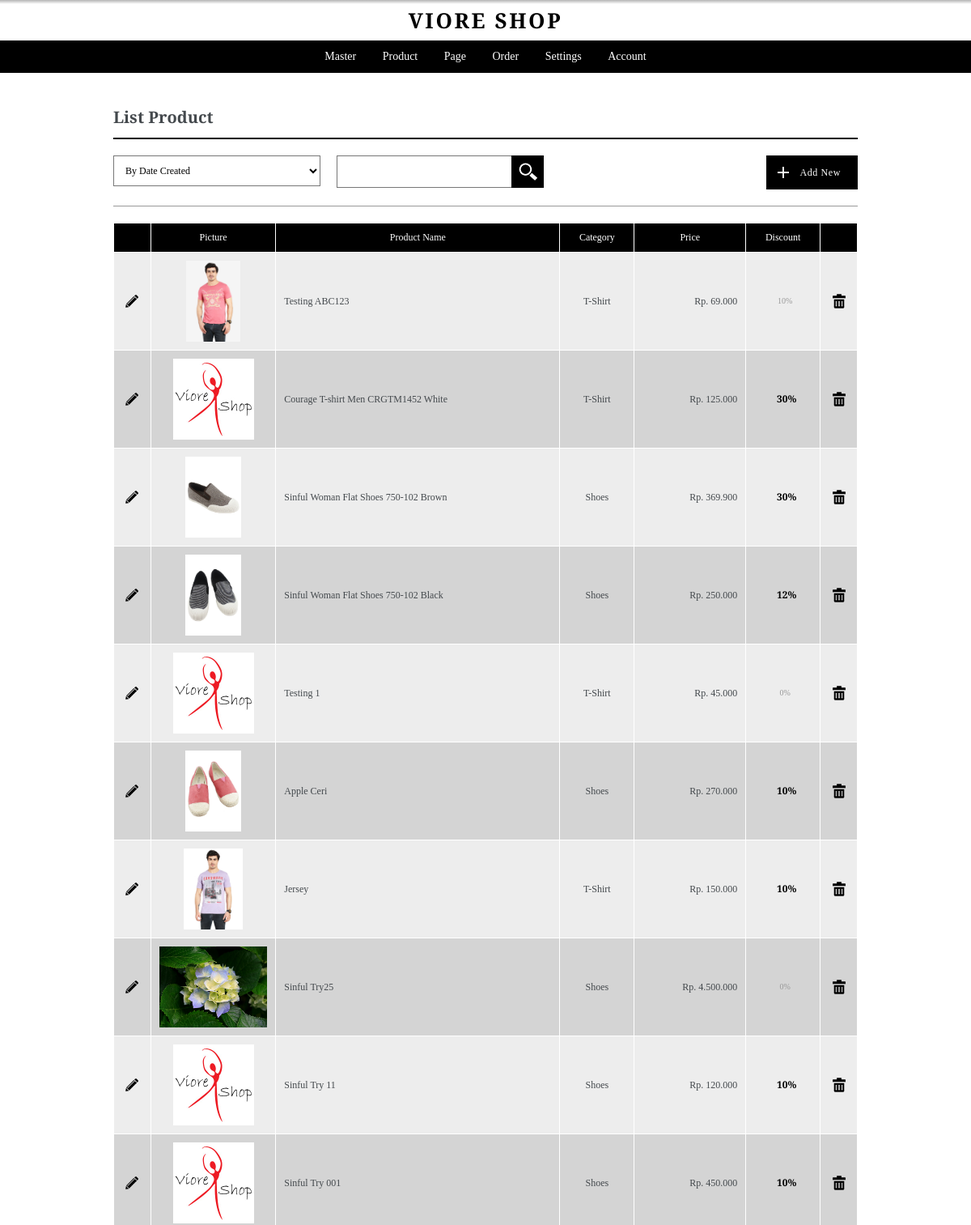
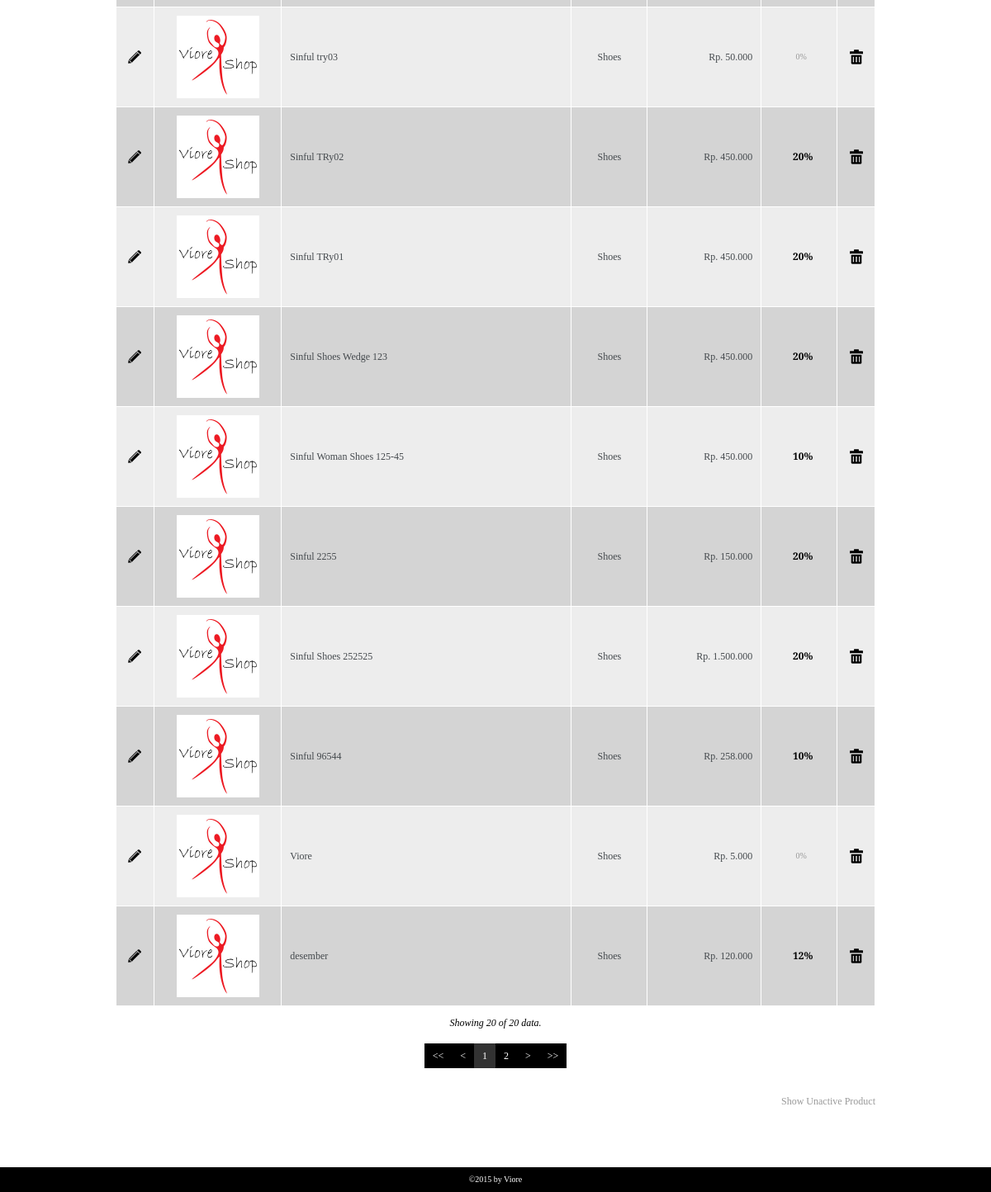
Page /admin/pages/listproduct.php (signed in) on the committed database (2 pictures, top to bottom).
### tables this page shows
CREATE TABLE `product` (
  `id_product` int(20) NOT NULL,
  `id_category` int(5) NOT NULL,
  `id_subcategory` int(5) NOT NULL,
  `id_brand` int(5) NOT NULL,
  `gender` int(1) NOT NULL,
  `product_name` varchar(256) NOT NULL,
  `product_model` varchar(50) NOT NULL,
  `product_description` text NOT NULL,
  `product_dimension` varchar(50) NOT NULL,
  `product_price` double NOT NULL,
  `product_discount` int(11) NOT NULL,
  `product_discount_active` int(1) NOT NULL,
  `user_create` int(5) NOT NULL,
  `user_edit` int(5) NOT NULL,
  `date_created` datetime NOT NULL,
  `date_edited` datetime NOT NULL,
  `active` int(1) NOT NULL
);

CREATE TABLE `category` (
  `id_category` int(5) NOT NULL,
  `category_name` varchar(100) NOT NULL,
  `category_description` text NOT NULL,
  `user_create` int(5) NOT NULL,
  `user_edit` int(5) NOT NULL,
  `date_created` datetime NOT NULL,
  `date_edited` datetime NOT NULL,
  `active` int(1) NOT NULL
);

### admin/pages/getfieldname.php (called while the page is built, shortened)
<?php
if((substr($pagecall,0,4)=="edit")||(substr($pagecall,0,4)=="list")){
	$tabel = substr($pagecall, 4);
}
else {
	$tabel = substr($pagecall, 3);
}
$pageedit = "add".$tabel;
?>

### global/global.php (called while the page is built, shortened)
<?php
$backserver = "../../";
?>

### admin/pages/listproduct.php (the view, shortened to what this page needs)
<?php
	include "../../global/global.php";
	include "header.php";
	$pagecall = "listproduct";
	include "controller.php";
	include "getfieldname.php";
?>
<div class="container">
	<div class="content list listproduct">
		<h3><?php echo ucwords("List ".$tabel); ?></h3>
		<?php
			include ("../pages/filter-box.php");
		?>
		<div class="data-table">
			<table border="1" cellpadding="0" cellspacing="0" width="100%">
				<colgroup>
					<col width="5%">
					<col width="5%">
					<col width="">
					<col width="10%">
					<col width="15%">
					<col width="10%">
					<col width="5%">
				</colgroup>
				<thead>
					<tr>
						<th>&nbsp;</th>
						<th>Picture</th>
						<th>Product Name</th>
						<th>Category</th>
						<th>Price</th>
						<th>Discount</th>
						<th>&nbsp;</th>
					</tr>
				</thead>
				<tbody>
					<?php
					$batas=20;
					if (empty($halaman))
					{
						$posisi=0;
					}
					else
					{
						$posisi=($halaman-1)*$batas;
					}
					$sql = "SELECT p.*, c.category_name FROM product p, category c ";
					if(isset($_GET['discard'])){
						$sql .= "WHERE p.active=0 ";
					}
					else{
						$sql .= "WHERE p.active=1 ";
					}
					$sql .= "AND p.id_category = c.id_category ";
					if ((isset($_POST['sortingchoice'])) AND ($_POST['sortingchoice']!="all"))
					{
						$sorting_opt = explode(":", $_POST['sortingchoice']);
						$sql .= "ORDER BY ".$sorting_opt[0]." ".$sorting_opt[1]." ";
					}
					else{
						$sql .= "ORDER BY date_created DESC ";
					}
					$sqlp = $sql."LIMIT $posisi,$batas";
					$result = mysql_query($sqlp);
					while ($row=mysql_fetch_array($result))
					{
						echo '<tr>';
						echo '	<td align="center">
									<a href="'.$pageedit.'.php?act=chg&id='.$row["id_product"].'" class="link-opt"><img src="../images/icon-pencil.png" alt="Edit" title="Edit"></a>
								</td>
						';
						echo '	<td align="center">';
						if(file_exists("../../source/placeholder/".$row['id_product']."-1.jpg")){
							echo '<img src="../../source/placeholder/'.$row['id_product'].'-1.jpg" alt="picture" title="picture" class="image-preview">';
						}
						else echo '<img src="../../source/images/default.jpg" alt="picture" title="picture" class="image-preview">';
						echo '</td>';
						echo '	<td align="left"><a href="'.$backserver.'pages/productdetail.php?pid='.$row['id_product'].'" target="_blank">'.$row['product_name'].'</a></td>';
						echo '	<td align="center">'.$row['category_name'].'</td>';
						echo '	<td align="right">Rp. '.number_format($row['product_price'],0,',','.').'</td>';
						echo '	<td align="center"><span class="prod-dc'.(($row['product_discount_active']=='1')?' ON':'').'">'.$row['product_discount'].'%'.'</span></td>';
						if(isset($_GET['discard'])){
								echo '	<td align="center">
									<a href="activate.php?id='.$row["id_product"].'&pageorigin='.$pagecall.'" class="link-opt"><img src="../images/greenbutton.png" alt="Activate" title="Activate"></a>
								</td>
							';
						}
						else{
							echo '	<td align="center">
									<a href="deactive.php?id='.$row["id_product"].'&pageorigin='.$pagecall.'" class="link-opt"><img src="../images/icon-trash.png" alt="Delete" title="Delete"></a>
								</td>
							';
						}
						echo '</tr>';
					}
					?>
				</tbody>
			</table>
		</div>
		<div class="data-show">
			<?php
				$jumlah = mysql_num_rows($result);
				$showing = $batas;
				echo '<p>Showing '.$showing.' of '.$jumlah.' data.</p>';
			?>
		</div>
		<?php
		include ("../modules/paging.php");
		include ("../modules/showunactivelink.php");
		?>
	</div>
</div>
<?php
	include "footer.php";
?>

### admin/css/baseline.css (style rules this page uses)
body { font-family: 'Arvo', serif; font-size: 10px; line-height: 20px; color: #44494d; }
h1, h2, h3, h4, h5, h6 { font-weight: bold; }
h3 { font-size: 20px; line-height: 30px; }
a { text-decoration: none; }
a, a:visited { line-height: 20px; font-size: 12px; }
p { font-size: 14px; line-height: 20px; }
table { border: 1px solid #ffffff; font-size: 12px; }
table tr th, table tr td { padding: 10px; }
table tr th { text-align: center; background: #000; color: #fff; }
table tr td { background: #d4d4d4; }
table tr:nth-child(2n+1) td { background: #ededed; }

### admin/css/layout.css (style rules this page uses)
*, *:before, *:after { -moz-box-sizing: border-box; -webkit-box-sizing: border-box; box-sizing: border-box; }
body { background: #FFFFFF; }
.container { padding: 20px; max-width: 960px; margin: auto; }

### admin/css/main.css (style rules this page uses)
.list { margin: 20px 0 50px; }
.list h3, .detail h3 { margin-bottom: 20px; padding-bottom: 10px; border-bottom: 2px solid #000; }
.data-table { margin-bottom: 10px; }
.data-table tr td a, .data-table tr td a:visited { color: #44494d; }
.data-show { margin-bottom: 15px; text-align: center; }
.data-show p { font-size: 12px; line-height: 20px; color: #000000; font-style: italic; }
a.link-opt { display: inline-block; }
.image-preview { width: auto; height: 100px; }
.prod-dc { color: #999999; padding: 4px; font-size: 10px; line-height: 10px; margin-left: 5px; width: 28px; text-align: center; display: inline-block; }
.prod-dc.on { background: none; color: #000000; font-weight: bold; font-size: 12px; }

### rows in the picture
product: shows a picture, product_name "Testing ABC123", id_category.category_name "T-Shirt", product_price "69.000", product_discount "10"
product: product_name "Courage T-shirt Men CRGTM1452 White", id_category.category_name "T-Shirt", product_price "125.000", product_discount "30"
product: shows a picture, product_name "Sinful Woman Flat Shoes 750-102 Brown", id_category.category_name "Shoes", product_price "369.900", product_discount "30"
product: shows a picture, product_name "Sinful Woman Flat Shoes 750-102 Black", id_category.category_name "Shoes", product_price "250.000", product_discount "12"
product: product_name "Testing 1", id_category.category_name "T-Shirt", product_price "45.000", product_discount "0"
product: shows a picture, product_name "Apple Ceri", id_category.category_name "Shoes", product_price "270.000", product_discount "10"
product: shows a picture, product_name "Jersey", id_category.category_name "T-Shirt", product_price "150.000", product_discount "10"
product: shows a picture, product_name "Sinful Try25", id_category.category_name "Shoes", product_price "4.500.000", product_discount "0"
product: product_name "Sinful Try 11", id_category.category_name "Shoes", product_price "120.000", product_discount "10"
product: product_name "Sinful Try 001", id_category.category_name "Shoes", product_price "450.000", product_discount "10"
product: product_name "Sinful try03", id_category.category_name "Shoes", product_price "50.000", product_discount "0"
product: product_name "Sinful TRy02", id_category.category_name "Shoes", product_price "450.000", product_discount "20"
product: product_name "Sinful TRy01", id_category.category_name "Shoes", product_price "450.000", product_discount "20"
product: product_name "Sinful Shoes Wedge 123", id_category.category_name "Shoes", product_price "450.000", product_discount "20"
product: product_name "Sinful Woman Shoes 125-45", id_category.category_name "Shoes", product_price "450.000", product_discount "10"
product: product_name "Sinful 2255", id_category.category_name "Shoes", product_price "150.000", product_discount "20"
product: product_name "Sinful Shoes 252525", id_category.category_name "Shoes", product_price "1.500.000", product_discount "20"
product: product_name "Sinful 96544", id_category.category_name "Shoes", product_price "258.000", product_discount "10"
product: product_name "Viore", id_category.category_name "Shoes", product_price "5.000", product_discount "0"
product: product_name "desember", id_category.category_name "Shoes", product_price "120.000", product_discount "12"

### other values in the picture
$showing "20"
$jumlah "20"
$halaman "1"
$tabel "Product"
